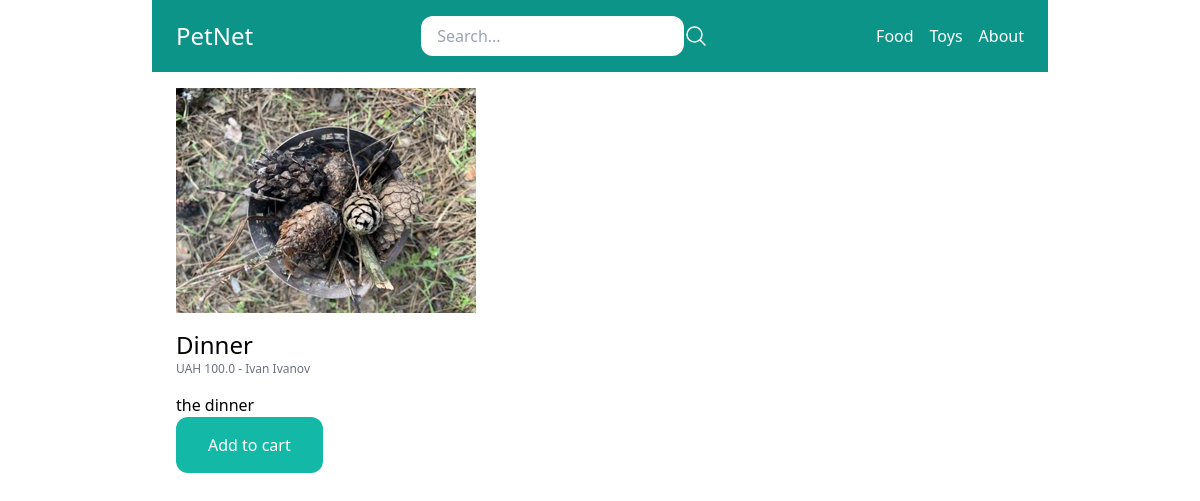
The app's page /food/dinner/ with its own data.
### store/models.py (models this page shows, shortened)
class Category(models.Model):
    title = models.CharField(max_length=50)
    slug = models.SlugField(max_length=50)
    class Meta:
        verbose_name = 'Category'
        verbose_name_plural = 'Categories'

class Product(models.Model):
    DRAFT = 'draft'
    WAITING_APPROVAL = 'waitingapproval'
    ACTIVE = 'active'
    DELETED = 'deleted'
    STATUS_CHOICES = (
        (DRAFT, 'Draft'),
        (WAITING_APPROVAL, 'Waiting approval'),
        (ACTIVE, 'Active'),
        (DELETED, 'Deleted'),
    )
    user = models.ForeignKey(User, related_name='products', on_delete=models.CASCADE)
    category = models.ForeignKey(Category, related_name='products', on_delete=models.CASCADE)
    title = models.CharField(max_length=50)
    slug = models.SlugField(max_length=50)
    description = models.TextField(blank=True)
    price = models.IntegerField()
    image = models.ImageField(upload_to='uploads/product_images', blank=True, null=True)
    thumbnail = models.ImageField(upload_to='uploads/product_images/thumbnail', blank=True, null=True)
    created_at = models.DateTimeField(auto_now_add=True)
    updated_at = models.DateTimeField(auto_now=True)
    status = models.CharField(max_length=50, choices=STATUS_CHOICES, default=ACTIVE)
    class Meta:
        ordering = ("-created_at",)
    def get_display_price(self):
        return self.price / 100

### store/views.py (the view)
# urls.py: path('<slug:category_slug>/<slug:slug>/', views.product_detail, name='product_detail'),
def product_detail(request, category_slug, slug):
    product = get_object_or_404(Product, slug=slug, status=Product.ACTIVE)
    return render(request, 'store/product_detail.html', {
        'product': product
    })

### store/templatetags/menu.py (called while the page is built)
@register.inclusion_tag('core/menu.html')
def menu():
    categories = Category.objects.all()
    return {'categories': categories}

### store/templates/store/product_detail.html
{% extends 'core/base.html' %}
{% block content %}
{% if product.image %}
<div class="image mb-4">
    <img src="{{ product.image.url }}" alt="Image of {{ product.title }}">
</div>
{% endif %}
   <h1 class="text-2xl">{{ product.title }}</h1>
    <p class="text-xs text-gray-500">
        UAH {{ product.get_display_price }}
        -
        <a href="{% url 'vendor_detail' product.user.id %}">{% firstof product.user.get_full_name product.user.username %}</a>
    </p>
    {% if product.description %}
    <p class="mt-4">
        {{ product.description }}
    </p>
    {% endif %}
    <a href="{% url 'add_to_cart' product.id %}" class="inline-block px-8 py-4 bg-teal-500 text-white rounded-xl">Add to cart</a>
{% endblock %}

### core/templates/core/menu.html
{% for category in categories %}
<a href="{% url 'category_detail' category.slug %}" class="text-white">{{ category.title }}</a>
{% endfor %}
<a href="{% url 'about' %}" class="text-white">About</a>

### records on screen
Category: title "Food"
Category: title "Toys"
Product: image (picture), title "Dinner", get_display_price "100.0", user.last_name "Ivan Ivanov", description "the dinner"
